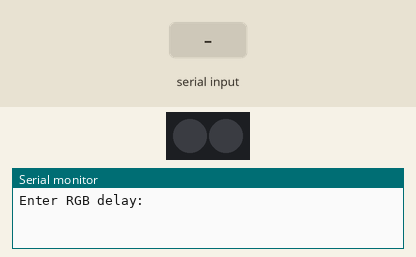
This sketch was run on a simulated ATtiny85, built with avr-gcc and run on an emulated ATtiny85. Shown: 2 RGB LEDs in strip order, left to right, the last lines printed to the serial monitor. The inputs (shaded band) are chosen by the test bench. Dim RGB values are drawn brighter than linear.

Above: at 1.2 s.
1.3 s: "90,45\n" received over Serial
At 1.62 s:
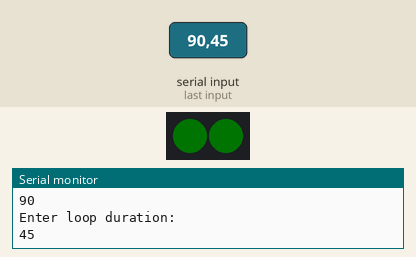
At 1.98 s:
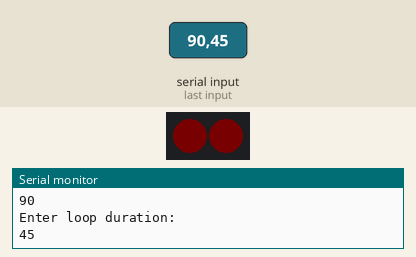
Timing chart, 0 to 10.3 s (numbered marks = the images above; inputs shaded):
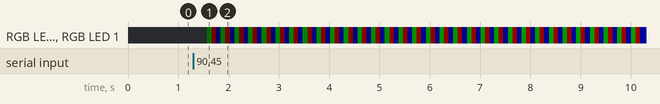

Measured:
- after the input at 1.3 s, RGB LED 0, RGB LED 1: off → RGB(0, 1, 0) after 0.28 s, → RGB(1, 0, 0) 0.09 s later, → RGB(0, 0, 1) 0.09 s later, → RGB(0, 2, 0) 0.09 s later, … (96 changes in this stretch)

The sketch:

dreammachine_fade_scripted.ino
```cpp
#include <Adafruit_NeoPixel.h>
#ifdef __AVR__
 #include <avr/power.h> // Required for 16 MHz Adafruit Trinket
#endif

#define PIN       5 // On Trinket or Gemma, suggest changing this to 1

#define NUMPIXELS 2 // Popular NeoPixel ring size

Adafruit_NeoPixel pixels(NUMPIXELS, PIN, NEO_GRB + NEO_KHZ800);

void setup() {
//#if defined(__AVR_ATtiny85__) && (F_CPU == 16000000)
//  clock_prescale_set(clock_div_1);
//#endif

  pixels.begin(); // INITIALIZE NeoPixel strip object (REQUIRED)
}

int i;

void loop(){
  Serial.begin(9600);

  Serial.println("Enter RGB delay:");
  while (Serial.available() == 0 ){}
  int a = Serial.parseInt(SKIP_ALL);
  Serial.println(a);

  Serial.println("Enter loop duration:");
  while (Serial.available() == 0 ){}
  int l = Serial.parseInt(SKIP_ALL);
  Serial.println(l);

  for (i; i < l; i++){

    for (int b = 0; b < 255; b++){
    pixels.setBrightness(b);

    pixels.clear(); // Set all pixel colors to 'off'
    pixels.setPixelColor(0, pixels.Color(0, 255, 0));
    pixels.setPixelColor(1, pixels.Color(0, 255, 0));
    pixels.show();
    delay(a);

    pixels.clear(); // Set all pixel colors to 'off'
    pixels.setPixelColor(0, pixels.Color(255, 0, 0));
    pixels.setPixelColor(1, pixels.Color(255, 0, 0));
    pixels.show();
    delay(a);

    pixels.clear(); // Set all pixel colors to 'off'
    pixels.setPixelColor(0, pixels.Color(0, 0, 255));
    pixels.setPixelColor(1, pixels.Color(0, 0, 255));
    pixels.show();
    delay(a);
    }

    for (int b = 255; b > 0; b--){
    pixels.setBrightness(b);

    pixels.clear(); // Set all pixel colors to 'off'
    pixels.setPixelColor(0, pixels.Color(0, 255, 0));
    pixels.setPixelColor(1, pixels.Color(0, 255, 0));
    pixels.show();
    delay(a);

    pixels.clear(); // Set all pixel colors to 'off'
    pixels.setPixelColor(0, pixels.Color(255, 0, 0));
    pixels.setPixelColor(1, pixels.Color(255, 0, 0));
    pixels.show();
    delay(a);

    pixels.clear(); // Set all pixel colors to 'off'
    pixels.setPixelColor(0, pixels.Color(0, 0, 255));
    pixels.setPixelColor(1, pixels.Color(0, 0, 255));
    pixels.show();
    delay(a);
    }
  }
    i=0;
    Serial.end();
}
```
